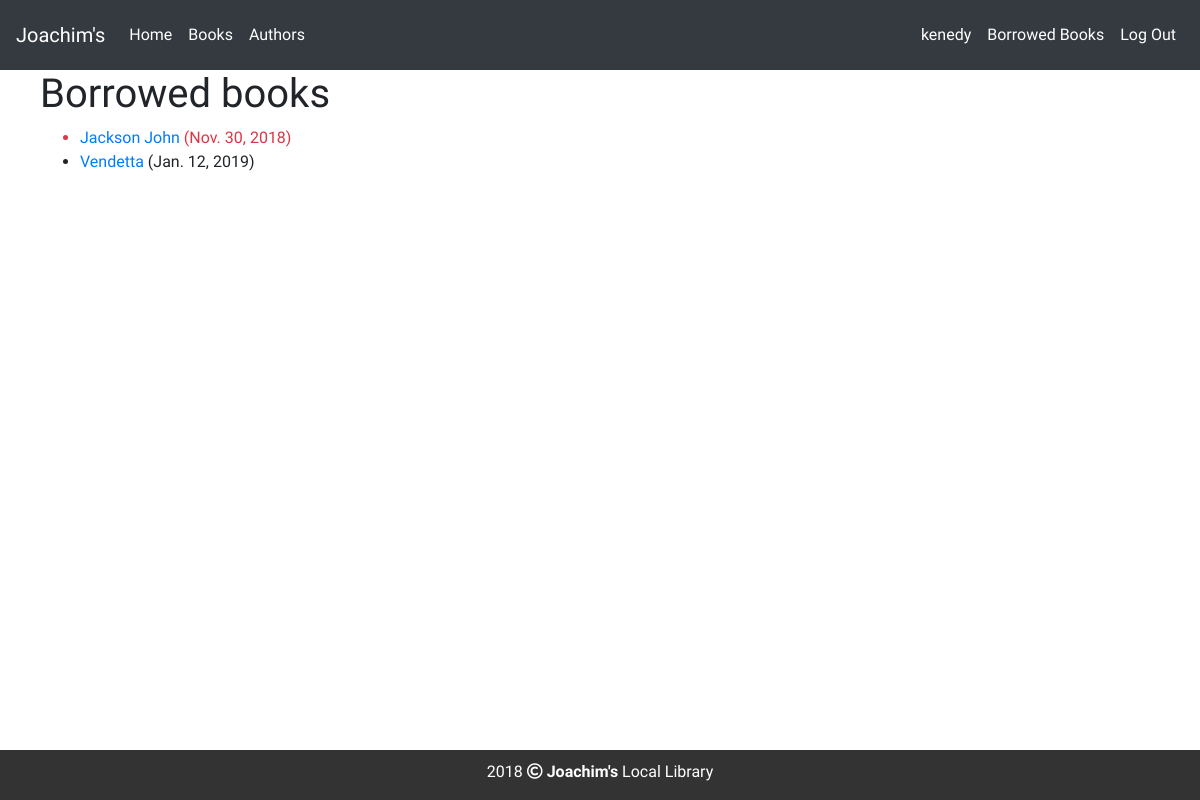
Screenshot of /catalog/mybooks/ (signed in) with the database file from the repository.
### catalog/models.py (models this page shows, shortened)
class BookInstance(models.Model):
    id = models.UUIDField(primary_key=True, default=uuid.uuid4,
                          help_text='Unique ID for this particular book across whole library')
    book = models.ForeignKey('Book', on_delete=models.SET_NULL, null=True)
    imprint = models.CharField(max_length=200)
    due_back = models.DateField(null=True, blank=True)
    borrower = models.ForeignKey(User, on_delete=models.SET_NULL, null=True, blank=True)
    class Meta:
        ordering = ['due_back']
        permissions = (("can_mark_returned", "Set book as returned"),)
    LOAN_STATUS = (
        ('m', 'Maintenance'),
        ('o', 'On loan'),
        ('a', 'Available'),
        ('r', 'Reserved'),
    )
    status = models.CharField(
        max_length=1,
        choices=LOAN_STATUS,
        blank=True,
        default='m',
        help_text='Book availability',
    )
    @property
    def is_overdue(self):
        if self.due_back and date.today() > self.due_back:
            return True
        return False

class Book(models.Model):
    title = models.CharField(max_length=200)
    author = models.ForeignKey('Author', on_delete=models.SET_NULL, null=True)
    summary = models.TextField(max_length=1000, help_text='Enter a brief description of the book')
    isbn = models.CharField('ISBN', max_length=13,
                            help_text='13 Character <a href="https://www.isbn-international.org/content/what-isbn">ISBN number</a>')
    genre = models.ManyToManyField(Genre, help_text='Select a genre for this book')
    def display_genre(self):
        """Create a string for the Genre. This is required to display genre in Admin."""
        return ', '.join(genre.name for genre in self.genre.all()[:3])
    display_genre.short_description = 'Genre'

### catalog/views.py (the view)
# urls.py: path('mybooks/', views.LoanedBooksByUserListView.as_view(), name='my-borrowed'),
class LoanedBooksByUserListView(LoginRequiredMixin, generic.ListView):
    model = BookInstance
    template_name = 'catalog/bookinstance_list_borrowed_user.html'
    paginate_by = 10
    def get_queryset(self):
        return BookInstance.objects.filter(borrower=self.request.user).filter(status__exact='o').order_by('due_back')

### catalog/templates/catalog/bookinstance_list_borrowed_user.html
{% extends "base_generic.html" %}
{% block content %}
    <h1>Borrowed books</h1>
    {% if bookinstance_list %}
    <ul>
      {% for bookinst in bookinstance_list %}
      <li class="{% if bookinst.is_overdue %}text-danger{% endif %}">
        <a href="{% url 'book-detail' bookinst.book.pk %}">{{bookinst.book.title}}</a> ({{ bookinst.due_back }})
      </li>
      {% endfor %}
    </ul>
    {% else %}
      <p>There are no books borrowed.</p>
    {% endif %}
{% endblock %}

### catalog/templates/base_generic.html (shortened to what this page needs)
<!DOCTYPE html>
<html lang="en">
<head>
  <link rel="stylesheet" href="https://stackpath.bootstrapcdn.com/bootstrap/4.1.3/css/bootstrap.min.css">
  <link rel="stylesheet" href="https://use.fontawesome.com/releases/v5.5.0/css/all.css">
  {% load static %}
  <link rel="stylesheet" type="text/css" href="{% static '../static/css/styles.css' %}">
</head>
<body>
<section class="top">
      {% block menu %}
      <nav class="navbar navbar-expand-lg navbar-dark bg-dark">
  <a class="navbar-brand mb-0 h1" href="#">Joachim's</a>
  <div class="collapse navbar-collapse" id="navbarSupportedContent">
    <ul class="navbar-nav mr-auto">
      <li class="nav-item active">
        <a class="nav-link" href="{% url 'index' %}">Home <span class="sr-only">(current)</span></a>
      </li>
      <li class="nav-item active">
        <a class="nav-link" href="{% url 'books' %}">Books</a>
      </li>
      <li class="nav-item active">
        <a class="nav-link" href="{% url 'authors' %}">Authors</a>
      </li>
    </ul>
    <ul class="navbar-nav justify-content-end">
      {% if user.is_authenticated %}
      <li class="nav-item active"><a class="nav-link" href="">{{ user.get_username }}</a></li>
      <li class="nav-item active"><a class="nav-link" href="{% url 'my-borrowed' %}">Borrowed Books</a></li>
      <li class="nav-item active"><a class="nav-link" href="{% url 'logout'%}?next={{request.path}}">Log Out</a></li>
       {% else %}
      <li class="nav-item active"><a class="nav-link" href="{% url 'login'%}?next={{request.path}}">Log In</a></li>
      {% endif %}
    </ul>
  </div>
</nav>
     {% endblock %}
      <div class="section2">
        {% block content %}{% endblock %}
      </div>
     {% block footer %}
<div class="footer">
  <p>2018 <i class="far fa-copyright"></i> <span class="jo">Joachim's</span> Local Library</p>
</div>
{% endblock %}
          </section>
</body>
</html>

### catalog/static/css/styles.css (style rules this page uses)
body { font-family: 'Pridi', serif; }
.navbar { height: 70px; }
.top { width: 100%; height: 100vh; }
.section2 { padding-left: 40px; padding-right: 40px; }
.footer { position: fixed; left: 0; bottom: 0; width: 100%; background-color: #333333 !important; margin-top: 15px; color: white; text-align: center; }
p { padding-top: 10px; }
.jo { font-weight: 600; }

### rows the page displays
BookInstance: book "Jackson John", due_back "Nov. 30, 2018"
BookInstance: book "Vendetta", due_back "Jan. 12, 2019"

### other values shown
{{ user.get_username }} "kenedy"
